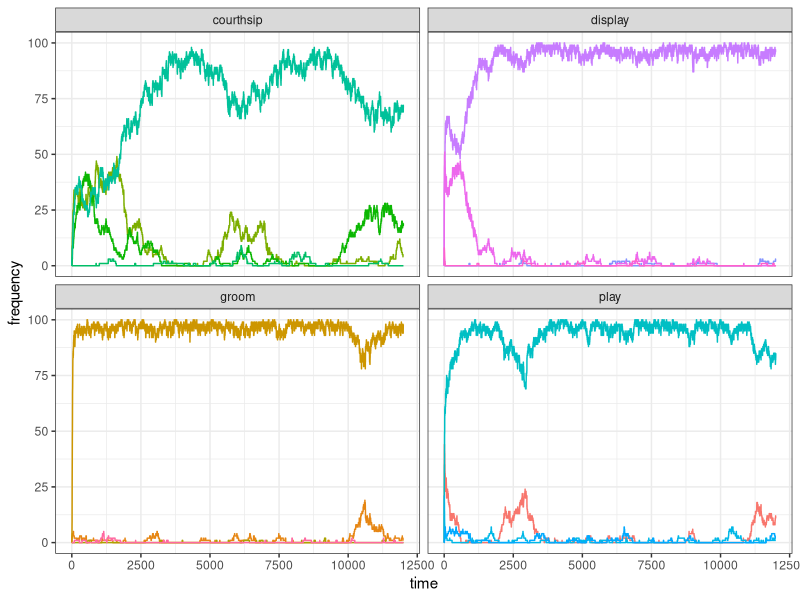

Recreate this plot in R. (Note: a time limit stopped this script after it produced the figure.)
library(tidyverse)

set_oranzees_environment <- function() {
  list_pop <- c("Uossob", "Iat Forest", "Ebmog", "Elaham", "Elabik", "Ognodub")
  output <- tibble(
    population = rep(list_pop, each = 38),
    behaviour = as.factor(rep(1:38, 6)),
    type = rep(c(rep("social", 16), rep("food-related", 22)), 6),
    category = rep(c(
      rep("play", 4), rep("display", 4), rep("groom", 4), rep("courthsip", 4),
      "A", "A", "A", "A", "B", "B", "B", "B", "C", "C", "C", "D", "D", "D", "E", "E", "F", "F", "G", "H", "I", "J"
    ), 6),
    nutrient = rep(c(rep(NA, 16), "Y", "Y", "Y", "Y", "Z", "Z", "Z", "Z", "Y", "Y", "Y", "Z", "Z", "Z", "Y", "Y", "Z", "Z", "Y", "Z", "Y", "Z"), 6),
    p_g = rep(NA, 38 * 6),
    p_e = rep(NA, 38 * 6)
  )
  
  env_or_x <- c(220, 230, 700, 705, 710, 750)
  env_or_y <- c(660, 610, 450, 430, 510, 550)
  
  # genetic predispositions:
  x_g <- sample(1:1000, 38)
  y_g <- sample(1:1000, 38)
  
  # ecological availability:
  x_e <- sample(1:1000, 38)
  y_e <- sample(1:1000, 38)
  
  for (i in 1:6) {
    for (behav in 1:38) {
      output[output$population == list_pop[i] & output$behaviour == behav, ]$p_g <- 1 - sqrt((x_g[behav] - env_or_x[i])^2 + (y_g[behav] - env_or_y[i])^2) / 1000
      
      if (behav > 16) { # only for food-related behaviours:
        output[output$population == list_pop[i] & output$behaviour == behav, ]$p_e <- 1 - sqrt((x_e[behav] - env_or_x[i])^2 + (y_e[behav] - env_or_y[i])^2) / 500
      }
    }
  }
  
  # replace negative values with 0s:
  if (dim(output[output$p_g < 0, ])[1] > 0) {
    output[output$p_g < 0, ]$p_g <- 0
  }
  if (dim(output[output$p_e < 0 & !is.na(output$p_e), ])[1] > 0) {
    output[output$p_e < 0 & !is.na(output$p_e), ]$p_e <- 0
  }
  
  # return the tibble:
  output
}

##
##
##
##
# TEST FOR ONE RUN:

test_oranzees1 <- function(t_max){

  oranzees_environment <- set_oranzees_environment()
  test_environment <- oranzees_environment %>%
    filter(population == 'Uossob')
  
  N <- 100
  
  pop <- matrix(c(rep(0, 38 * N), sample(1:300, N, replace = TRUE)), nrow = N, byrow = FALSE)
  
  output <- matrix( nrow = t_max, ncol = 16)
  
  for (t in 1:t_max) {
    
    output[t, ] <- colSums(pop[, 1:16])
    # demographic bit:
    pop[, 39] <- pop[, 39] + 1
    pop[pop[, 39] >= 720, ] <- 0
    old <- which(pop[, 39] > 300)
    dead <- sample(c(TRUE, FALSE), length(old), prob = c(.01, .99), replace = TRUE)
    pop[old[dead], ] <- 0
    # innovation bit:
    for(i in 1:N){
      state <- ((sum(pop[i, 1:4]) >= 1) + (sum(pop[i, 5:8]) >= 1) + (sum(pop[i, 9:12]) >= 1) + (sum(pop[i, 13:16]) >= 1)) / 4
      p_state <- rnorm(1, mean = 1 - state, sd = 0.05)
      if(runif(1) < p_state){
        p_peering <- rnorm(16, mean = colSums(pop[, 1:16]), sd=1)
        p_peering[p_peering < 0] = 0
        innovation_i <- sample(1:16, 1, prob = p_peering)
        if( runif(1) < test_environment$p_g[innovation_i]){
          if(innovation_i <= 4){
            pop[i, 1:4] = 0
            pop[i, innovation_i] = 1
          } else if(innovation_i > 4 & innovation_i <= 8){
            pop[i, 5:8] = 0
            pop[i, innovation_i] = 1
          } else if(innovation_i > 8 & innovation_i <= 12){
            pop[i, 9:12] = 0
            pop[i, innovation_i] = 1
          } else{
            pop[i, 13:16] = 0
            pop[i, innovation_i] = 1
          }
        }
      }
    }
  }
  output
}

t_max = 12000
my_test <- test_oranzees1(t_max)

# PLOT

my_test <- gather(as_tibble(my_test), 1:16, key = "behaviour", value = "frequency")
data_to_plot = tibble(behaviour = my_test$behaviour, 
                      frequency = my_test$frequency, 
                      time = rep(1:t_max ,16), 
                      category = c(rep("play", t_max*4), rep("display", t_max*4), rep("groom", t_max*4), rep("courthsip", t_max*4)))

ggplot(data = data_to_plot) +
  geom_line(aes(x = time, y = frequency, color = behaviour)) +
  facet_wrap(~category) +
  theme_bw() +
  theme(legend.position = "none")

##
##
##
##
# TEST FOR MULTIPLE RUNS:
  
test_oranzees2 <- function(t_max){
  
  N <- 100
  pop <- matrix(c(rep(0, 38 * N), sample(1:300, N, replace = TRUE)), nrow = N, byrow = FALSE)
  
  for (t in 1:t_max) {
    
    # demographic bit:
    pop[, 39] <- pop[, 39] + 1
    pop[pop[, 39] >= 720, ] <- 0
    old <- which(pop[, 39] > 300)
    dead <- sample(c(TRUE, FALSE), length(old), prob = c(.01, .99), replace = TRUE)
    pop[old[dead], ] <- 0
    # innovation bit:
    for(i in 1:N){
      state <- ((sum(pop[i, 1:4]) >= 1) + (sum(pop[i, 5:8]) >= 1) + (sum(pop[i, 9:12]) >= 1) + (sum(pop[i, 13:16]) >= 1)) / 4
      p_state <- rnorm(1, mean = 1 - state, sd = 0.05)
      if(runif(1) < p_state){
        p_peering <- rnorm(16, mean = colSums(pop[, 1:16]))
        p_peering[p_peering < 0] = 0
        innovation_i <- sample(1:16, 1, prob = p_peering)
        if( runif(1) < test_environment$p_g[innovation_i]){
          if(innovation_i <= 4){
            pop[i, 1:4] = 0
            pop[i, innovation_i] = 1
          } else if(innovation_i > 4 & innovation_i <= 8){
            pop[i, 5:8] = 0
            pop[i, innovation_i] = 1
          } else if(innovation_i > 8 & innovation_i <= 12){
            pop[i, 9:12] = 0
            pop[i, innovation_i] = 1
          } else{
            pop[i, 13:16] = 0
            pop[i, innovation_i] = 1
          }
        }
      }
    }
  }
  output <- colSums(pop[, 1:16])
}


oranzees_environment <- set_oranzees_environment()
test_environment <- oranzees_environment %>%
  filter(population == 'Uossob')

n_run <- 10
t_max <- 12000
gene_test1 <- matrix(nrow = n_run, ncol = 16)
for(run in 1:n_run){
  gene_test1[run,] <- test_oranzees2(t_max)
}

write(t(gene_test1), file = "output/gene_test1.csv", ncolumns = 16)
write(test_environment$p_g[1:16], file = "output/gene_test1_p_g.csv", ncolumns = 1)



#### FOOD:
test_oranzees3 <- function(t_max) {
  oranzees_environment <- set_oranzees_environment()
  test_environment <- oranzees_environment %>%
    filter(population == "Uossob")
  
  N <- 100
  
  pop <- matrix(c(rep(0, 38 * N), sample(1:300, N, replace = TRUE)), nrow = N, byrow = FALSE)
  
  output <- matrix(nrow = t_max, ncol = 22)
  
  for (t in 1:t_max) {
    output[t, ] <- colSums(pop[, 17:38])
    # demographic bit:
    pop[, 39] <- pop[, 39] + 1
    pop[pop[, 39] >= 720, ] <- 0
    old <- which(pop[, 39] > 300)
    dead <- sample(c(TRUE, FALSE), length(old), prob = c(.01, .99), replace = TRUE)
    pop[old[dead], ] <- 0
    # innovation bit:
    for (i in 1:N) {
      food_behaviours <- which(pop[i, 17:38] > 0) + 16
      if (length(food_behaviours) > 1) {
        amount <- test_environment$p_e[food_behaviours]
        nutrients <- test_environment$nutrient[food_behaviours]
        if (length(unique(nutrients)) > 1) {
          state <- ((1 - abs(sum(amount[nutrients == "Y"]) - sum(amount[nutrients == "Z"])) / 5) + sum(amount / 5)) / 2
        } else {
          state <- 0
        }
      } else {
        state <- 0
      }
      p_state <- rnorm(1, mean = 1 - state, sd = .05)
      if (runif(1) < p_state) {
        p_peering <- rnorm(22, mean = colSums(pop[, 17:38]), sd = 1)
        p_peering[p_peering < 0] <- 0
        innovation_i <- sample(17:38, 1, prob = p_peering)
        if (runif(1) < test_environment$p_g[innovation_i]) {
          if (innovation_i <= 20) {
            pop[i, 17:20] <- 0
            pop[i, innovation_i] <- 1
          } else if (innovation_i > 20 & innovation_i <= 24) {
            pop[i, 21:24] <- 0
            pop[i, innovation_i] <- 1
          } else if (innovation_i > 24 & innovation_i <= 27) {
            pop[i, 25:17] <- 0
            pop[i, innovation_i] <- 1
          } else if (innovation_i > 27 & innovation_i <= 30) {
            pop[i, 28:30] <- 0
            pop[i, innovation_i] <- 1
          } else if (innovation_i > 30 & innovation_i <= 32) {
            pop[i, 31:32] <- 0
            pop[i, innovation_i] <- 1 
          } else if (innovation_i > 32 & innovation_i <= 34) {
            pop[i, 33:34] <- 0
            pop[i, innovation_i] <- 1
          } else {
            pop[i, innovation_i] <- 1
          }
        }
      }
    }
  }
  output
}

t_max = 12000
my_test <- test_oranzees3(t_max)

# PLOT

my_test <- gather(as_tibble(my_test), 1:22, key = "behaviour", value = "frequency")
data_to_plot = tibble(behaviour = my_test$behaviour, 
                      frequency = my_test$frequency, 
                      time = rep(1:t_max, 22), 
                      category = c(rep("A", t_max*4), rep("B", t_max*4), rep("C", t_max*3), rep("D", t_max*3), 
                                   rep("E", t_max*2), rep("F", t_max*2), rep("G", t_max), rep("H", t_max), 
                                   rep("I", t_max), rep("J", t_max)))

ggplot(data = data_to_plot) +
  geom_line(aes(x = time, y = frequency, color = behaviour)) +
  facet_wrap(~category) +
  theme_bw() +
  theme(legend.position = "none")
